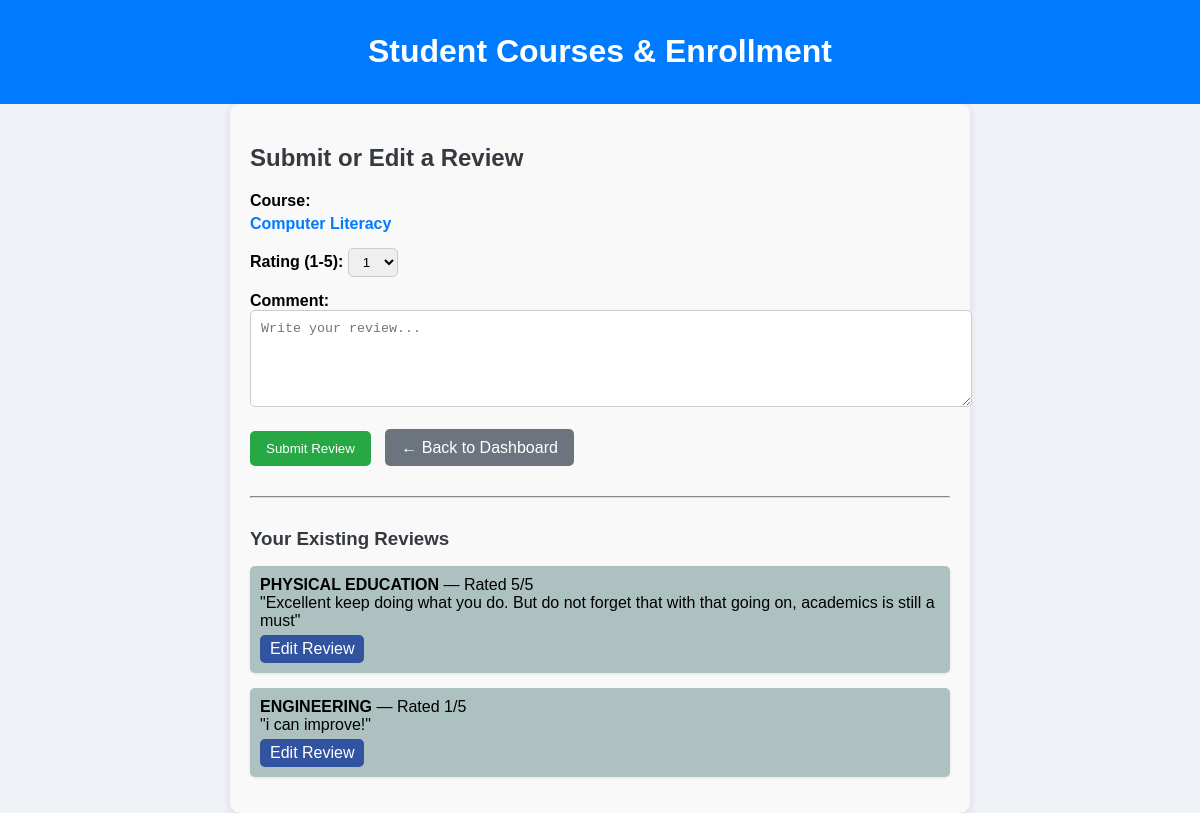
The page /reports/reports/courses/3/add_review (signed in) on the database its author committed.
### reports/models.py (models this page shows, shortened)
class Course(models.Model):
    name = models.CharField(max_length=200)
    code = models.CharField(max_length=200)
    credit_units = models.IntegerField()
    lecturer = models.CharField(max_length=200)
    students = models.ManyToManyField(Student, related_name='courses', blank=True)

class CourseReview (models.Model):
    course = models.ForeignKey(Course, on_delete=models.CASCADE, related_name='reviews')
    student = models.ForeignKey(Student, on_delete=models.CASCADE)
    rating = models.IntegerField(choices=[(i, str(i)) for i in range(1, 6)])
    comment = models.TextField(blank=True)

### reports/views.py (the view, shortened to what this page needs)
# urls.py: path('<int:course_id>/', views.add_review, name='add_review'),
@login_required
def add_review(request, course_id):
    student = get_object_or_404(Student, user=request.user)
    course = get_object_or_404(Course, id=course_id)
    enrolled_courses = student.courses.all()  # all courses student is enrolled in
    reviews = CourseReview.objects.filter(student=student)
    return render(request, 'reports/add_review.html', {
        'student': student,
        'enrolled_courses': enrolled_courses,
        'reviews': reviews,
        'selected_course': course  # new
    })

### reports/templates/reports/add_review.html (shortened to what this page needs)
{% extends "reports/base.html" %}
{% block content %}
<div style="max-width:700px; margin:auto; padding:20px; background:#f9f9f9; border-radius:10px; box-shadow:0 2px 8px rgba(0,0,0,0.1);">
    <h2 style="color:#343a40; margin-bottom:20px;">Submit or Edit a Review</h2>
    <form method="post">
        <div style="margin-bottom:15px;">
            <label style="font-weight:bold;">Course:</label>
            <p style="font-weight:bold; color:#007bff; margin:5px 0;">{{ selected_course.name }}</p>
        </div>
        <div style="margin-bottom:15px;">
            <label style="font-weight:bold;">Rating (1-5):</label>
            <select name="rating" required style="padding:5px 10px; border-radius:5px; border:1px solid #ccc;">
                {% for i in "12345" %}
                    <option value="{{ i }}">{{ i }}</option>
                {% endfor %}
            </select>
        </div>
        <div style="margin-bottom:20px;">
            <label style="font-weight:bold;">Comment:</label><br>
            <textarea name="comment" rows="5" cols="50" placeholder="Write your review..." required
                      style="width:100%; padding:10px; border-radius:5px; border:1px solid #ccc; resize:vertical;"></textarea>
        </div>
        <div style="margin-bottom:20px;">
            <button type="submit"
                    style="background:#28a745; color:white; padding:10px 16px; border:none; border-radius:5px; cursor:pointer; margin-right:10px;">
                Submit Review
            </button>
            <a href="{% url 'student_detail' student.id %}"
               style="background:#6c757d; color:white; padding:10px 16px; border-radius:5px; text-decoration:none;">
               ← Back to Dashboard
            </a>
        </div>
    </form>
    <hr style="margin:30px 0; border-color:#ddd;">
    <h3 style="color:#343a40; margin-bottom:15px;">Your Existing Reviews</h3>
    {% if reviews %}
    <ul style="list-style:none; padding-left:0;">
        {% for review in reviews %}
        <li style="margin-bottom:15px; padding:10px; background:#adc1c1; border-radius:5px; box-shadow:0 1px 3px rgba(0,0,0,0.1);">
            <strong>{{ review.course.name }}</strong> — Rated {{ review.rating }}/5
            <br>"{{ review.comment }}"
            <br>
            <a href="#" onclick="editReview({{ review.course.id }}, {{ review.rating }}, '{{ review.comment|escapejs }}')"
               style="color:white; background:#3153a0; padding:5px 10px; border-radius:5px; text-decoration:none; display:inline-block; margin-top:5px;">
               Edit Review
            </a>
        </li>
        {% endfor %}
    </ul>
    {% else %}
    <p style="color:#6c757d;">You haven’t submitted any reviews yet.</p>
    {% endif %}
</div>
{% endblock %}

### reports/templates/reports/base.html (style rules this page uses)
body { font-family: Arial, sans-serif; background-color: #eef1f5; margin: 0; padding: 0; }

### rows shown on the page
Course: name "Computer Literacy"
CourseReview: course.name "PHYSICAL EDUCATION", rating "5", comment "Excellent keep doing what you do. But do not forget that with that going on, academics is still a must"
CourseReview: course.name "ENGINEERING", rating "1", comment "i can improve!"

### other values the page prints
form field rating "1"
